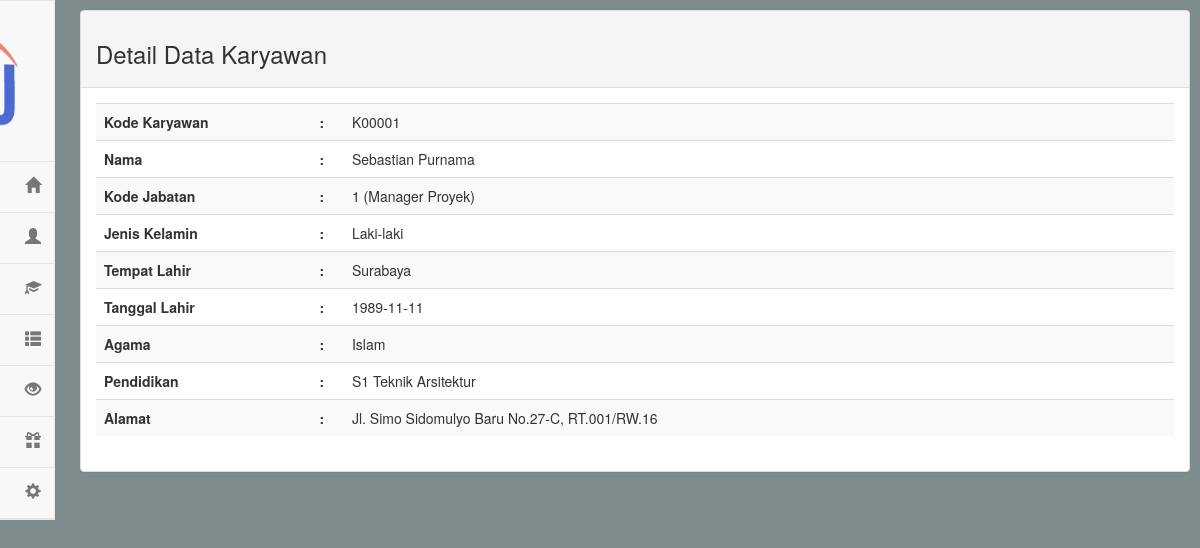
Screenshot of /dashboard.php?page=detail-karyawan&kd_karyawan=K00001 (signed in) with the database file from the repository.
### tables this page shows
CREATE TABLE `karyawan` (
  `kd_karyawan` varchar(255) NOT NULL,
  `kd_jabatan` int(11) DEFAULT NULL,
  `nama_jabatan` varchar(255) NOT NULL,
  `nama` varchar(255) NOT NULL,
  `jenis_kelamin` varchar(255) NOT NULL,
  `tempat_lahir` varchar(255) NOT NULL,
  `tgl_lahir` date NOT NULL,
  `agama` varchar(255) NOT NULL,
  `pendidikan` varchar(255) NOT NULL,
  `alamat` varchar(255) NOT NULL
);

CREATE TABLE `jabatan` (
  `kd_jabatan` int(11) NOT NULL,
  `nama_jabatan` varchar(255) NOT NULL,
  `masa_kerja` int(11) NOT NULL,
  `gaji_pokok` int(11) NOT NULL,
  `gaji_lembur` int(11) NOT NULL
);

### page/detail-karyawan.php (the view)
<div class="row">
	<div class="col-md-12">
		<div class="panel panel-default">
			<div class="panel-heading">
				<h3>Detail Data Karyawan</h3>
			</div>
			<div class="panel-body">
				<div class="table-responsive">
					<table class="table table-striped">
						<?php
							$kd_karyawan = $_GET['kd_karyawan'];
							include 'koneksi.php';
							$view = mysqli_query($koneksi, "select * from karyawan inner join jabatan on karyawan.kd_jabatan=jabatan.kd_jabatan where kd_karyawan = '$kd_karyawan'") or die(mysqli_error());
							while ($data = mysqli_fetch_array($view)) {
						?>
						<tr>
							<th width="20%">Kode Karyawan</th>
                        	<th width="3%">:</th>
	                        <td><?php echo $data['kd_karyawan']; ?></td>
						</tr>
						<tr>
							<th>Nama</th>
							<th>:</th>
							<td><?php echo $data['nama']; ?></td>
						</tr>
						<tr>
							<th>Kode Jabatan</th>
							<th>:</th>
							<td><?php echo $data['kd_jabatan']." (".$data['nama_jabatan'].")"; ?></td>
						</tr>
						<tr>
							<th>Jenis Kelamin</th>
							<th>:</th>
							<td><?php echo $data['jenis_kelamin']; ?></td>
						</tr>
						<tr>
							<th>Tempat Lahir</th>
							<th>:</th>
							<td><?php echo $data['tempat_lahir']; ?></td>
						</tr>
						<tr>
							<th>Tanggal Lahir</th>
							<th>:</th>
							<td><?php echo $data['tgl_lahir']; ?></td>
						</tr>
						<tr>
							<th>Agama</th>
							<th>:</th>
							<td><?php echo $data['agama']; ?></td>
						</tr>
						<tr>
							<th>Pendidikan</th>
							<th>:</th>
							<td><?php echo $data['pendidikan']; ?></td>
						</tr>
						<tr>
							<th>Alamat</th>
							<th>:</th>
							<td><?php echo $data['alamat']; ?></td>
						</tr>
						<?php } ?>
					</table>
				</div>
			</div>
		</div>
	</div>
</div>

### style/dashboard.css (style rules this page uses)
body,html { height: 100%; }
.main .row { padding: 0px; margin: 0px; }

### rows the page displays
karyawan: kd_karyawan "K00001", nama "Sebastian Purnama", kd_jabatan.kd_jabatan "1", kd_jabatan.nama_jabatan "Manager Proyek", jenis_kelamin "Laki-laki", tempat_lahir "Surabaya", tgl_lahir "1989-11-11", agama "Islam", pendidikan "S1 Teknik Arsitektur", alamat "Jl. Simo Sidomulyo Baru No.27-C, RT.001/RW.16"
